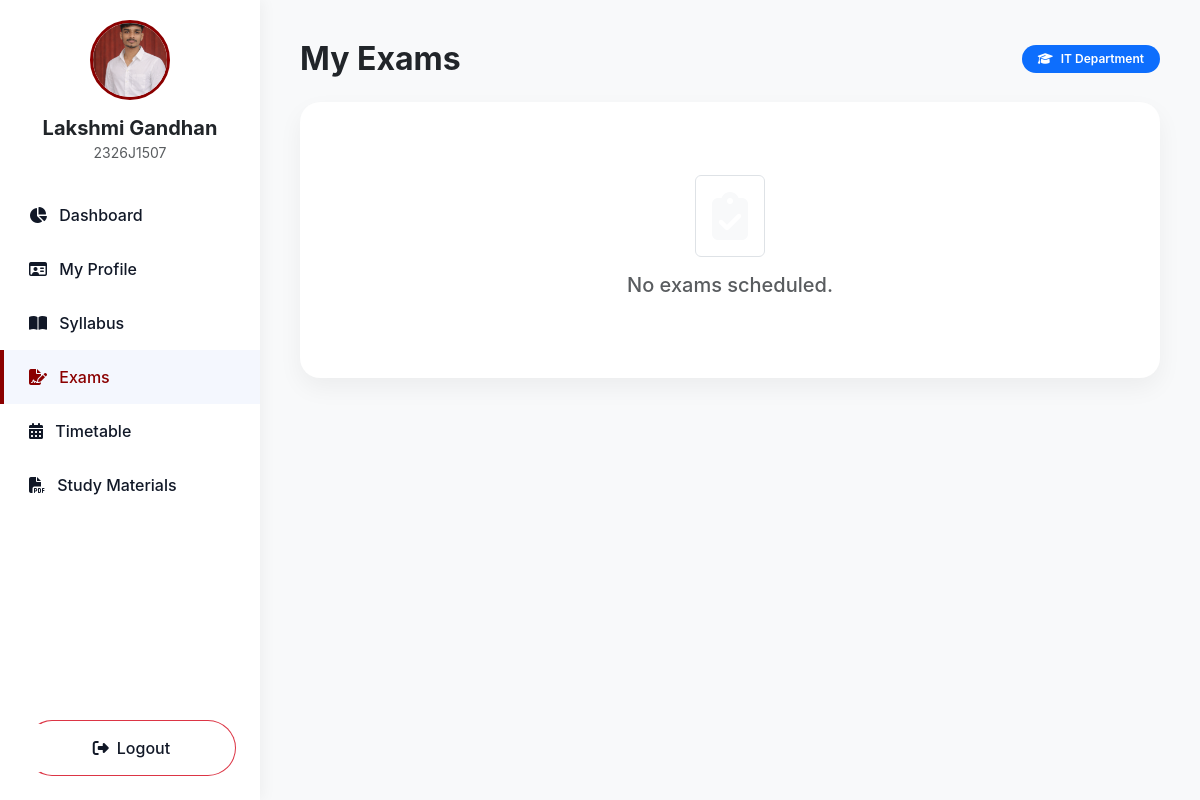
Screenshot of /student/exams (signed in) with the database file from the repository.
### models.py (models this page shows, shortened)
class Student(SQLModel, table=True):
    id: Optional[int] = Field(default=None, primary_key=True)
    name: str = Field(index=True)
    roll_no: str = Field(unique=True, index=True)
    year: str
    umis_id: str = Field(unique=True, index=True)
    dob: str
    gender: str
    blood_group: str
    hostel_status: str
    community: str
    scholarship_status: str
    attendance_percentage: float = 0.0
    last_sem_percentage: float = 0.0
    photo: Optional[str] = None
    password_hash: str
    created_at: datetime = Field(default_factory=datetime.utcnow)
    encrypted_aadhaar: Optional[str] = None
    encrypted_student_phone: Optional[str] = None
    encrypted_parent_phone: Optional[str] = None
    encrypted_address: Optional[str] = None
    @property
    def aadhaar(self) -> str:
        return decrypt_data(self.encrypted_aadhaar)
    @property
    def student_phone(self) -> str:
        return decrypt_data(self.encrypted_student_phone)
    @property
    def parent_phone(self) -> str:
        return decrypt_data(self.encrypted_parent_phone)
    @property
    def address(self) -> str:
        return decrypt_data(self.encrypted_address)

### routers/student_dashboard.py (the view)
@router.get("/exams")
def student_exams(request: Request, db: Session = Depends(get_session)):
    student = get_current_student(request, db)
    if not student:
        from fastapi.responses import RedirectResponse
        return RedirectResponse("/student-auth/login")
    exams = db.exec(select(Exam)).all()
    return templates.TemplateResponse("student/exams.html", {"request": request, "student": student, "exams": exams})

### templates/student/exams.html
{% extends "student/student_base.html" %}
{% block header %}My Exams{% endblock %}
{% block content %}
<div class="glass-card mb-4 min-vh-50 p-4">
    <div class="row g-4">
        {% for exam in exams %}
        <div class="col-md-6 col-lg-4">
            <div class="border rounded p-3 h-100 position-relative {% if exam.status == 'Upcoming' %} border-warning bg-warning bg-opacity-10 {% elif exam.status == 'Completed' %} border-success bg-success bg-opacity-10 {% else %} border-danger bg-danger bg-opacity-10 {% endif %}">
                <div class="position-absolute top-0 end-0 p-2">
                    {% if exam.status == 'Upcoming' %}
                        <span class="badge bg-warning text-dark"><i class="fa-regular fa-clock me-1"></i>Upcoming</span>
                    {% elif exam.status == 'Completed' %}
                        <span class="badge bg-success"><i class="fa-solid fa-check me-1"></i>Completed</span>
                    {% else %}
                        <span class="badge bg-danger"><i class="fa-solid fa-xmark me-1"></i>Cancelled</span>
                    {% endif %}
                </div>
                <h5 class="fw-bold mb-1 text-dark">{{ exam.title }}</h5>
                <h6 class="text-primary fw-semibold mb-3">{{ exam.course_code }}</h6>
                <p class="mb-0 text-secondary"><i class="fa-regular fa-calendar-alt me-2"></i>{{ exam.date }}</p>
            </div>
        </div>
        {% else %}
        <div class="col-12 py-5 text-center text-muted">
            <i class="fa-solid fa-clipboard-check fa-3x mb-3 text-light border rounded bg-white p-3"></i>
            <h5>No exams scheduled.</h5>
        </div>
        {% endfor %}
    </div>
</div>
{% endblock %}

### templates/student/student_base.html (shortened to what this page needs)
<!DOCTYPE html>
<html lang="en">
<head>
    <link href="https://cdn.jsdelivr.net/npm/bootstrap@5.3.0/dist/css/bootstrap.min.css" rel="stylesheet">
    <link rel="stylesheet" href="/static/css/style.css">
    <link rel="stylesheet" href="https://cdnjs.cloudflare.com/ajax/libs/font-awesome/6.4.0/css/all.min.css">
</head>
<body>
    <div class="wrapper">
        <nav class="sidebar">
            <div class="px-4 mb-4 text-center">
                {% if student.photo %}
                <img src="/{{ student.photo }}" class="rounded-circle mb-3" style="width: 80px; height: 80px; object-fit: cover; border: 3px solid var(--primary-blue);" alt="Profile">
                {% else %}
                <div class="rounded-circle bg-light d-flex align-items-center justify-content-center mx-auto mb-3" style="width: 80px; height: 80px; border: 3px solid var(--primary-blue);">
                    <i class="fa-solid fa-user fa-2x text-muted"></i>
                </div>
                {% endif %}
                <h5 class="fw-bold text-dark mb-0">{{ student.name }}</h5>
                <small class="text-muted">{{ student.roll_no }}</small>
            </div>
            <a href="/student/dashboard" class="{{ 'active' if request.url.path == '/student/dashboard' else '' }}">
                <i class="fa-solid fa-chart-pie me-2"></i> Dashboard
            </a>
            <a href="/student/profile" class="{{ 'active' if request.url.path == '/student/profile' else '' }}">
                <i class="fa-regular fa-id-card me-2"></i> My Profile
            </a>
            <a href="/student/syllabus" class="{{ 'active' if request.url.path == '/student/syllabus' else '' }}">
                <i class="fa-solid fa-book-open me-2"></i> Syllabus
            </a>
            <a href="/student/exams" class="{{ 'active' if request.url.path == '/student/exams' else '' }}">
                <i class="fa-solid fa-file-signature me-2"></i> Exams
            </a>
            <a href="/student/timetable" class="{{ 'active' if request.url.path == '/student/timetable' else '' }}">
                <i class="fa-solid fa-calendar-days me-2"></i> Timetable
            </a>
            <a href="/student/materials" class="{{ 'active' if request.url.path == '/student/materials' else '' }}">
                <i class="fa-solid fa-file-pdf me-2"></i> Study Materials
            </a>
            <div class="mt-auto p-4">
                <a href="/student-auth/logout" class="btn btn-outline-danger w-100 rounded-pill">
                    <i class="fa-solid fa-right-from-bracket me-2"></i>Logout
                </a>
            </div>
        </nav>
        <main class="main-content bg-light">
            <div class="d-flex justify-content-between align-items-center mb-4">
                <h2 class="fw-bold text-dark mb-0">{% block header %}Welcome back!{% endblock %}</h2>
                <div class="d-flex align-items-center">
                    <span class="badge bg-primary rounded-pill px-3 py-2 fw-semibold"><i class="fa-solid fa-graduation-cap me-2"></i>IT Department</span>
                </div>
            </div>
            {% block content %}{% endblock %}
        </main>
    </div>
</body>
</html>

### static/css/style.css (style rules this page uses)
:root { --bg-color: #F5F7FA; --primary-blue: #8B0000; --dark-header: #0F172A; --grad-start: #8B0000; --grad-end: #A61B1B; --text-main: #111827; --card-bg: #FFFFFF; --shadow-soft: 0 10px 25px rgba(0, 0, 0, 0.05); --shadow-hover: 0 20px 40px rgba(0, 0, 0, 0.1); --radius-card: 20px; --radius-btn: 12px; }
body { font-family: -apple-system, BlinkMacSystemFont, "Segoe UI", Roboto, Helvetica, Arial, sans-serif, "Apple Color Emoji", "Segoe UI Emoji", "Segoe UI Symbol"; background-color: var(--bg-color); color: var(--text-main); -webkit-font-smoothing: antialiased; min-height: 100vh; margin: 0; padding: 0; }
.glass-card { background: var(--card-bg); border-radius: var(--radius-card); box-shadow: var(--shadow-soft); border: 1px solid rgba(255, 255, 255, 0.5); transition: transform 0.3s cubic-bezier(0.4, 0, 0.2, 1), box-shadow 0.3s ease; overflow: hidden; }
.wrapper { display: flex; min-height: 100vh; }
.sidebar { width: 260px; background: var(--card-bg); box-shadow: 2px 0 15px rgba(0,0,0,0.05); display: flex; flex-direction: column; padding-top: 20px; position: sticky; top: 0; height: 100vh; }
.sidebar a { padding: 15px 25px; color: var(--text-main); text-decoration: none; font-weight: 500; transition: background 0.2s; border-left: 4px solid transparent; }
.sidebar a:hover, .sidebar a.active { background: rgba(37, 99, 235, 0.05); border-left-color: var(--primary-blue); color: var(--primary-blue); }
.main-content { flex-grow: 1; padding: 40px; }

### rows the page displays
Student: photo (picture), name "Lakshmi Gandhan", roll_no "2326J1507"
